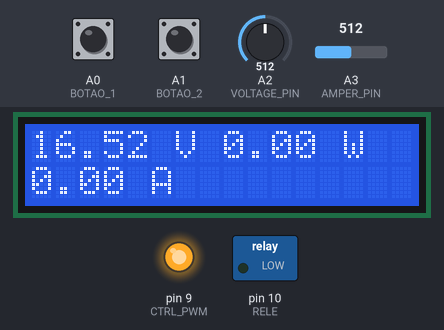
A sketch run on a simulated Arduino Uno, built with avr-gcc and run on an emulated ATmega328P. Parts: 16×2 character LCD, switched loads named in the sketch (green lamp = pin HIGH), output pins drawn as LEDs (lit = HIGH). Inputs (shaded band) come from the test bench; at power-on: A1 (BOTAO_2) LOW, A0 (BOTAO_1) HIGH, A2 (VOLTAGE_PIN) = 512, A3 (AMPER_PIN) = 512.

Above: at 4.2 s.
4.3 s: A1 (BOTAO_2) pulled HIGH for 0.15 s
5.9 s: A1 (BOTAO_2) pulled HIGH for 1 s
Timing chart, 0 to 8.9 s (numbered marks = the images above; inputs shaded):
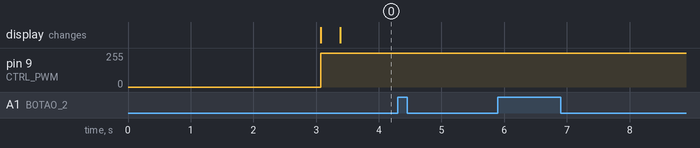

The sketch:

crtl_fonte.ino
```cpp
#include <LiquidCrystal.h>

#define RS  (2)
#define EN  (3)
#define D_0 (4)
#define D_1 (5)
#define D_2 (6)
#define D_3 (7)

#define COLUNAS (16)
#define LINHAS  (2)

#define LINHA_1 (0)
#define LINHA_2 (1)

#define SEC_3 (3000)

#define BOTAO_1 (A0)
#define BOTAO_2 (A1)

#define DELAY_TIMER (1)
#define DELAY_READ  (3)

#define MAXIMO_VALOR (255)
#define MEDIO_VALOR  (255)
#define MINIMO_VALOR (0)

#define CTRL_PWM    (9)
#define VOLTAGE_PIN (A2)
#define AMPER_PIN   (A3)

#define FATOR_CORRECAO (0.66) // Fator de correção do sensor de 30 Amperes
#define OFFSET    (2490.2344) // Valor de tensão que está no pino A3 do Arduino

#define AMOSTRAS (50)

#define RELE  (10)
#define CURTO (0.3)

#define MILVINTEQUATRO (1024.0)
#define MILVINTETRES   (1023)
#define CINCOMIL       (5000)
#define ZERO           (0)
#define UM             (1)
#define TRESTRES       (3.3)
#define DEZ            (10)

/* rs, e, d0, d1, d2, d3*/
LiquidCrystal lcd(RS, EN, D_0, D_1, D_2, D_3);

static void bonce( const int butao );
static float leitura_voltagem( );
static float leitura_amperagem( );
static boolean arma_fonte( );

static void bonce( const int botao ) {
  while( digitalRead( botao ) == LOW ){delay(DELAY_TIMER);}
}

static float leitura_voltagem( ) {

  long   leitura  = 0;
  float media    = 0.0;
  float voltagem = 0.0;

  for( int i = 0; i < AMOSTRAS; i++ ) {
    leitura += analogRead(VOLTAGE_PIN);
    delay(DELAY_READ);
  }

  media = leitura / AMOSTRAS;
  voltagem = ((float) media * TRESTRES) / MILVINTETRES; // Multiplicando po 3.3 Volts para maior precisão na leitura de voltagem
  return voltagem * DEZ;

}

/*
Nesta parte deve-se ter muita atenção para não ter leituras erradas
no amperimetro. O OFFSET deve ter o mesmo valor de repouso do amperimetro
que no meu caso está lendo uma tensão de 2,49 Volts e o meu OFFSET está
em 2490.2344
Se este valor no seu circuito estiver com a mínima diferença, não terá uma
boa leitura.
*/

static float leitura_amperagem( ) {

  long  leitura   = 0;
  float media     = 0.0;
  float voltagem  = 0.0;
  float amperagem = 0.0;
  float amp = 0.0;

  for( int i = 0; i < AMOSTRAS; i++ ) {
    leitura += analogRead(AMPER_PIN);
    delay(DELAY_READ);
  }

  media = leitura / AMOSTRAS;
  voltagem = ((float) media / MILVINTEQUATRO) * CINCOMIL;

  amperagem = (float) ((voltagem - OFFSET) * FATOR_CORRECAO) * (-UM);

  if( amperagem > ZERO ) amp = amperagem;
  else amperagem = amp;

  return amperagem / DEZ;

}

static boolean arma_fonte( ) {

  if( digitalRead(BOTAO_1) == LOW ) {
    bonce(BOTAO_1);
    digitalWrite(RELE, LOW);
    lcd.clear();
    return false;
  } else if( digitalRead(BOTAO_2) == LOW ) {
    bonce(BOTAO_2);
    digitalWrite(RELE, LOW);
    lcd.clear();
    return false;
  } else return true;
}

void setup() {
  lcd.begin(COLUNAS, LINHAS);

  pinMode(BOTAO_1, INPUT);
  pinMode(BOTAO_2, INPUT);

  pinMode(CTRL_PWM, OUTPUT);
  pinMode(RELE, OUTPUT);


  lcd.clear();
  lcd.setCursor(0, LINHA_1);
  lcd.print("FONTE INTELIGENT");
  lcd.setCursor(3, LINHA_2);
  lcd.print("CHRISTIANO");

  delay(SEC_3);

  lcd.clear();
}

void loop() {

  static float current = 0.0;
  static float volts = 0.0;
  static int controle_volts = MEDIO_VALOR;
  static boolean aciona_rele = false;

  analogWrite( CTRL_PWM, controle_volts );

  volts = leitura_voltagem( );
  current = leitura_amperagem( );

  lcd.setCursor(0, LINHA_1);
  lcd.print(volts);
  lcd.print(" V ");

  lcd.setCursor(0, LINHA_2);
  lcd.print(current);
  lcd.print(" A ");

  lcd.setCursor(8, LINHA_1);
  lcd.print(volts * current);
  lcd.print(" W   ");

  if( volts < CURTO || aciona_rele ) {
    digitalWrite(RELE, HIGH);

    lcd.clear();
    lcd.setCursor(0, LINHA_1);
    lcd.print("   ESTOU EM     ");
    lcd.setCursor(0, LINHA_2);
    lcd.print("    CURTO       ");

    if( digitalRead(BOTAO_1) == LOW || digitalRead(BOTAO_2) == LOW ) {
      aciona_rele = arma_fonte( );
    } else aciona_rele = true;

  } else if( digitalRead(BOTAO_1) == LOW ) {
    bonce(BOTAO_1);
    controle_volts ++;
    if( controle_volts > MAXIMO_VALOR ) controle_volts = MAXIMO_VALOR;

  } else if( digitalRead(BOTAO_2) == LOW ) {
    bonce(BOTAO_2);
    controle_volts --;
    if( controle_volts < MINIMO_VALOR ) controle_volts = MINIMO_VALOR;
  }

}
```

Measured:
- after the input at 4.3 s, pin 9 (CTRL_PWM): 255/255 → 254/255 at once
- after the input at 5.9 s, pin 9 (CTRL_PWM): 254/255 → 253/255 at once
